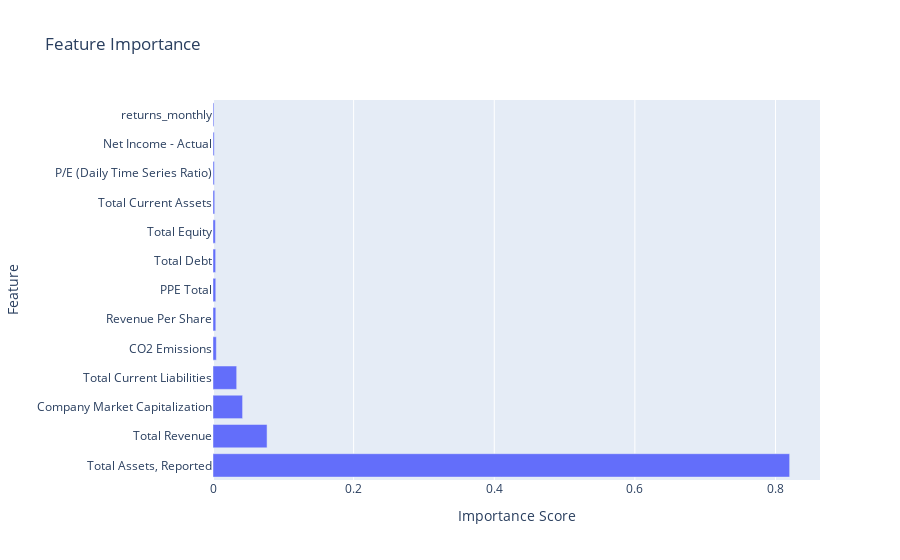

Notebook source saved alongside this figure:
### Code cell
import plotly.graph_objects as go


feature_names = ['Total Assets, Reported', 'Total Revenue', 'Company Market Capitalization',
                 'Total Current Liabilities', 'CO2 Emissions', 'Revenue Per Share',
                 'PPE Total', 'Total Debt', 'Total Equity', 'Total Current Assets',
                 'P/E (Daily Time Series Ratio)', 'Net Income - Actual', 'returns_monthly']
feature_importance = [0.820131, 0.076883, 0.042070, 0.033682, 0.004729, 0.004000, 
                      0.003936, 0.003753, 0.003375, 0.002448, 0.001893, 0.001738, 0.001361]

# create the plotly figure
fig = go.Figure(go.Bar(
    x=feature_importance,
    y=feature_names,
    orientation='h',
))

# customize the plotly figure
fig.update_layout(
    title='Feature Importance',
    xaxis_title='Importance Score',
    yaxis_title='Feature',
)

# show the plotly figure
fig.show()

### Figure 1 — Plotly figure (JSON) as saved in the notebook; plotly's stock layout.template omitted (floating-point values rounded to 4 significant figures)
{"data": [{"orientation": "h", "type": "bar", "x": [0.8201, 0.07688, 0.04207, 0.03368, 0.004729, 0.004, 0.003936, 0.003753, 0.003375, 0.002448, 0.001893, 0.001738, 0.001361], "y": ["Total Assets, Reported", "Total Revenue", "Company Market Capitalization", "Total Current Liabilities", "CO2 Emissions", "Revenue Per Share", "PPE Total", "Total Debt", "Total Equity", "Total Current Assets", "P/E (Daily Time Series Ratio)", "Net Income - Actual", "returns_monthly"]}], "layout": {"title": {"text": "Feature Importance"}, "xaxis": {"title": {"text": "Importance Score"}}, "yaxis": {"title": {"text": "Feature"}}}}
